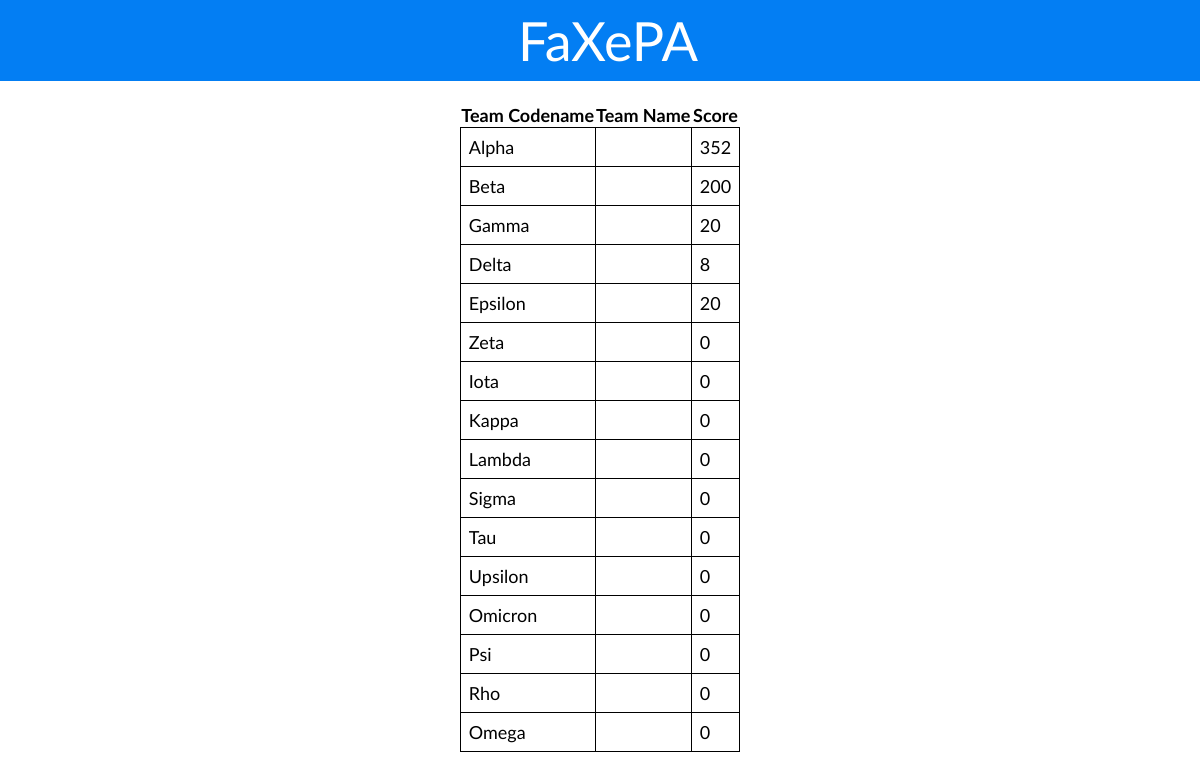
Page /scoreboard.php on the committed database.
### tables this page shows
CREATE TABLE `xpdf_teams` (
  `tid` int(11) NOT NULL,
  `tcodename` varchar(16) NOT NULL,
  `tname` varchar(16) NOT NULL,
  `tscore` int(11) NOT NULL
);

### lib/library.inc.php (called while the page is built, shortened)
<?php
function run_query($sql)
{
    global $db;
    if (!$result = $db->query($sql))
    {
        if (ENV == "dev")
            die('There was an error running the query [' . $db->error . ']<br>' . $sql);
        else
        {
            $key = substr(md5(microtime()), 0, 6);
            error_log(microtime() . " [$key] " . 'There was an error running the query [' . $db->error . '] | Query: ' . $sql);
            die("An irrecoverable error occurred. Please contact the developers and include the error code: $key.");
        }
    }
    return $result;
}
function array_select_key($array, $key)
{
    $ret_arr = [];
    foreach ($array as $value)
        $ret_arr[$value[$key]] = $value;
    return $ret_arr;
}
function fetch_result($result)
{
    $out = [];
    for ($i = 0; $out[$i] = $result->fetch_assoc(); $i++);
    unset($out[$i]);
    return $out;
}

### scoreboard.php (the view, shortened to what this page needs)
<?php
require_once "lib/init.php";
require_once "lib/library.inc.php";
require_once "head.php";
echo "<table align='center' class='formstable'><tr><th>Team Codename</th><th>Team Name</th><th>Score</th>";
foreach ($teams as $team)
	echo "<tr><td>{$team['tcodename']}</td><td>{$team['tname']}</td><td>{$team['tscore']}</td></tr>";
echo "</table>";

### head.php (shortened to what this page needs)
<?php
$teams = array_select_key(fetch_result(run_query("SELECT * FROM xpdf_teams")), "tid");
?>
<!DOCTYPE HTML>
<html>
<head>
</head>
<body>
<div class="header"><a href="index.php"><?=(isset($is_op) ? "nOPe" : "FaXePA")?></a></div>
<br>

### head.php (style rules this page uses)
html, body { padding: 0; margin: 0; overflow-x: hidden; font-family: Lato, Century Gothic, Arial, sans-serif; font-size: 18px; }
.header { font-family: Lato; background-color: #037ef3; color: #fff; font-size: 3em; width: 100vw; text-align: center; padding: 8px; margin: 0; }
.header > a { text-decoration: none; color: #fff; }
.formstable { border-collapse: collapse; }
.formstable td { padding: 8px; border: 1px solid #000; }

### rows in the picture
xpdf_teams: tcodename "Alpha", tscore "352"
xpdf_teams: tcodename "Beta", tscore "200"
xpdf_teams: tcodename "Gamma", tscore "20"
xpdf_teams: tcodename "Delta", tscore "8"
xpdf_teams: tcodename "Epsilon", tscore "20"
xpdf_teams: tcodename "Zeta", tscore "0"
xpdf_teams: tcodename "Iota", tscore "0"
xpdf_teams: tcodename "Kappa", tscore "0"
xpdf_teams: tcodename "Lambda", tscore "0"
xpdf_teams: tcodename "Sigma", tscore "0"
xpdf_teams: tcodename "Tau", tscore "0"
xpdf_teams: tcodename "Upsilon", tscore "0"
xpdf_teams: tcodename "Omicron", tscore "0"
xpdf_teams: tcodename "Psi", tscore "0"
xpdf_teams: tcodename "Rho", tscore "0"
xpdf_teams: tcodename "Omega", tscore "0"
